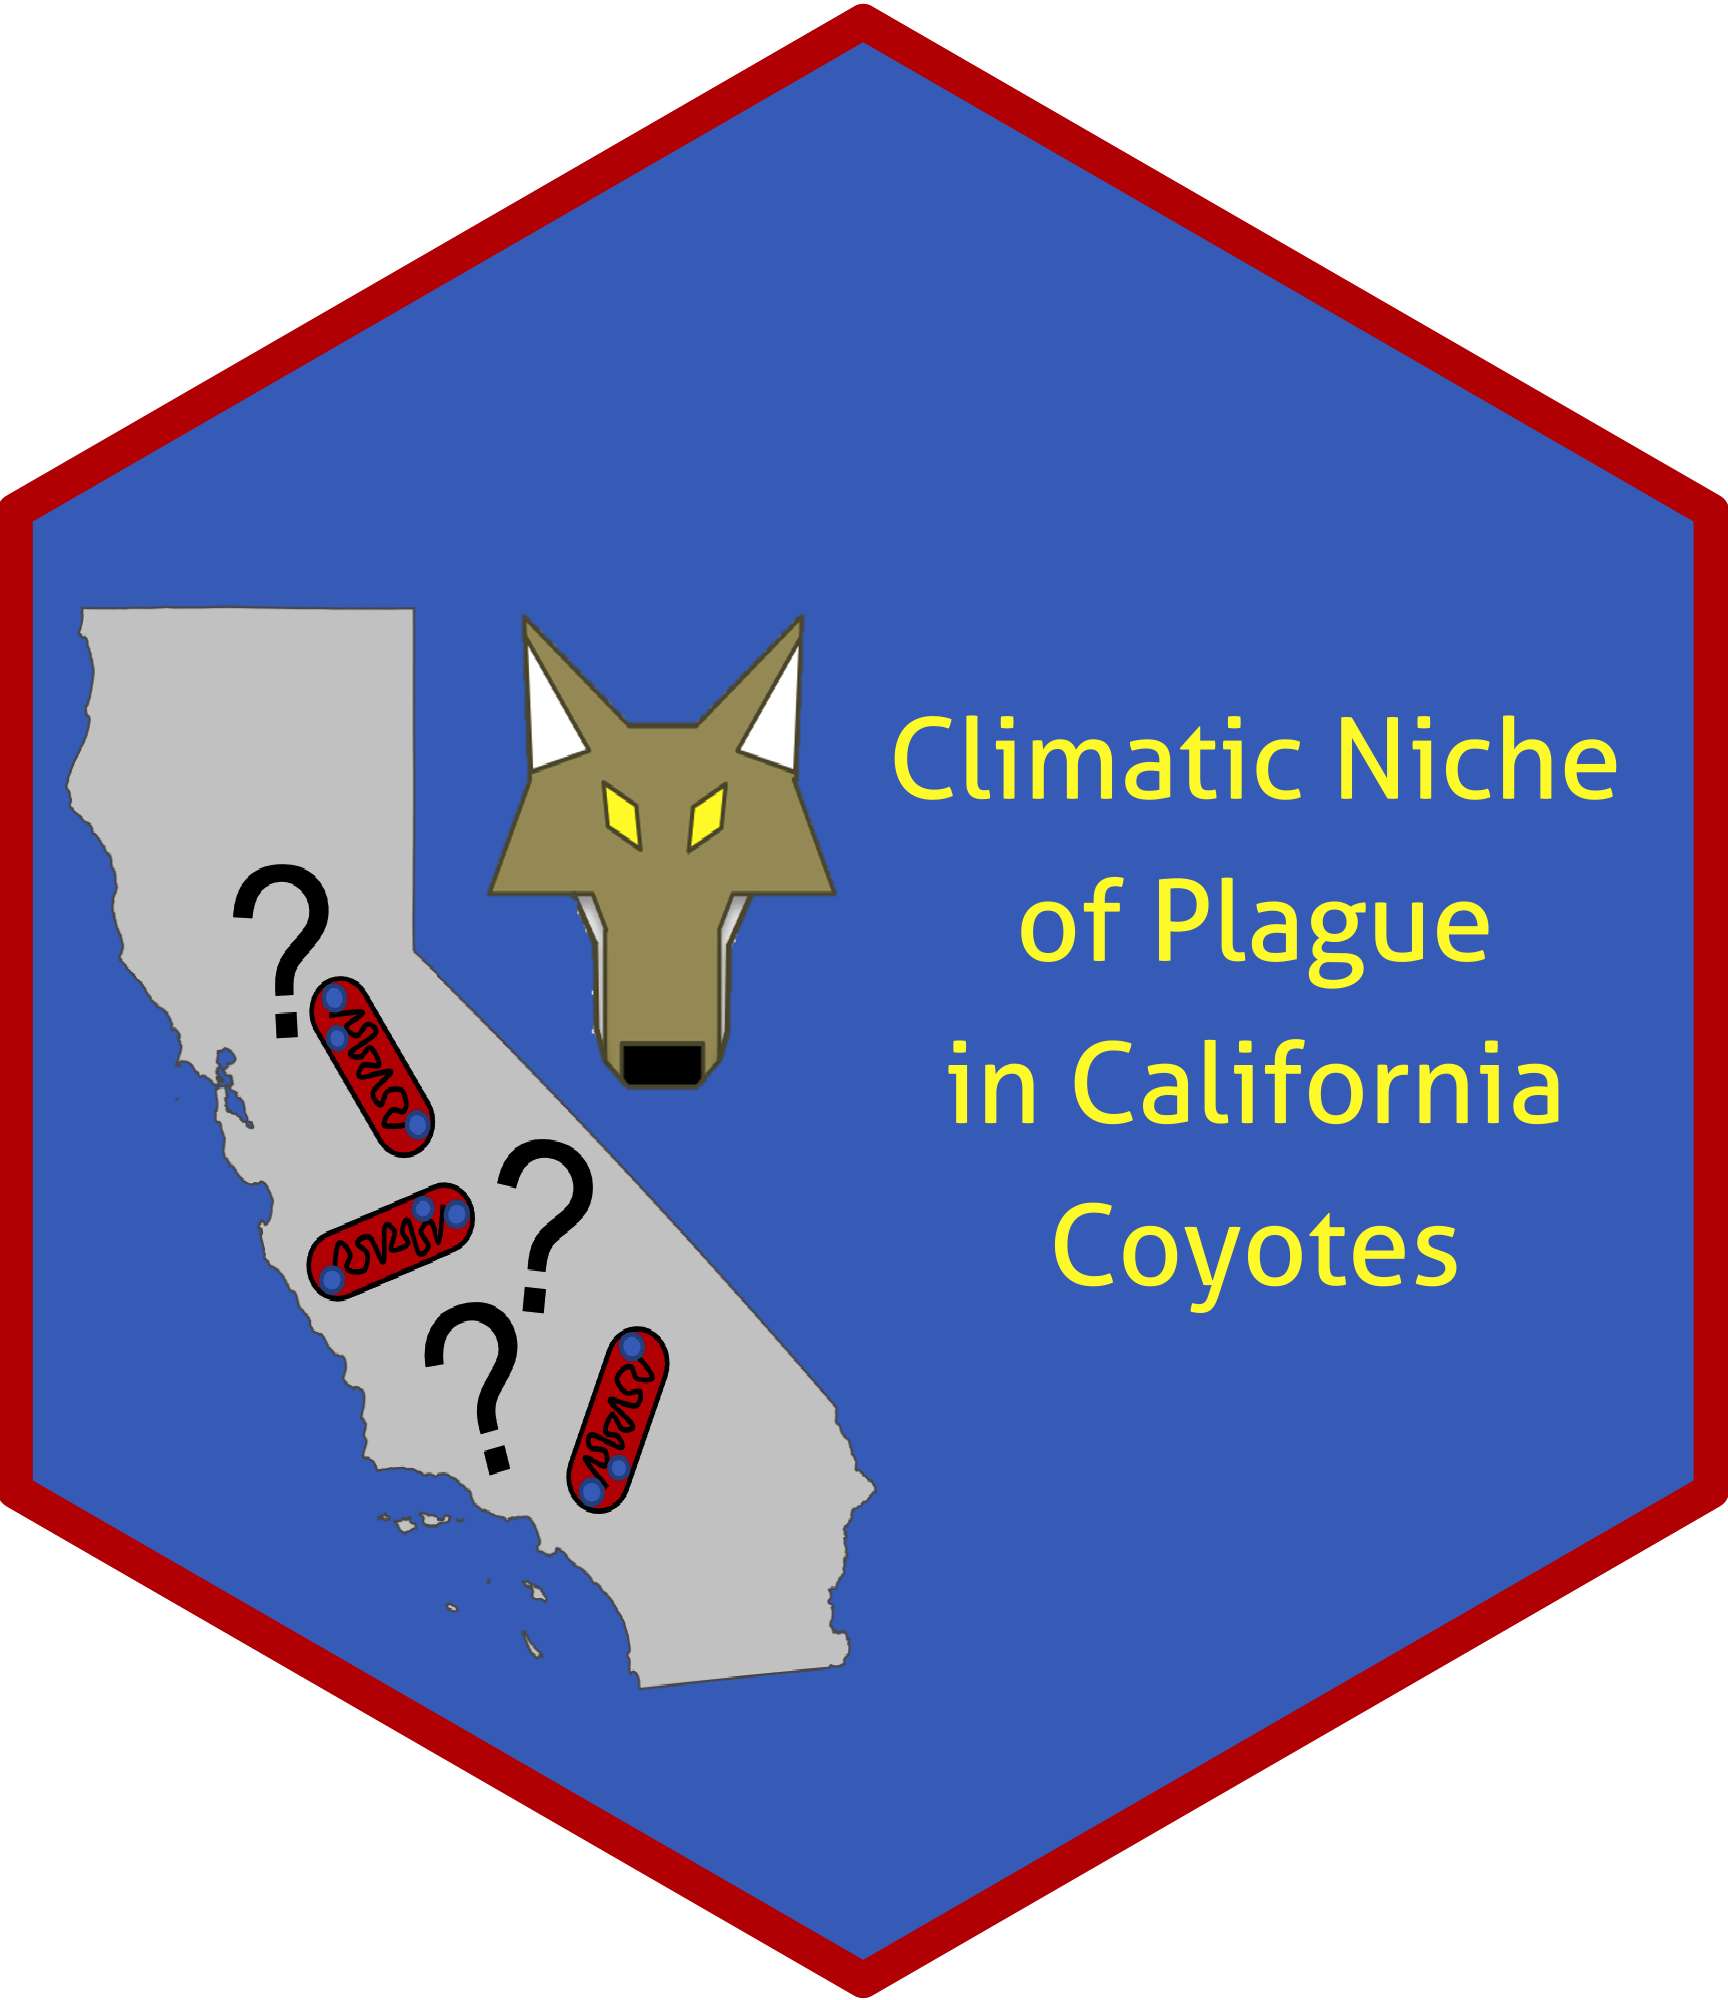

The R source for this figure:
# ----------------------------------------------------------------------------------------------- #
# Hex Sticker for the GitHub Repository idblr/Plague_Coyote_Climate
# ----------------------------------------------------------------------------------------------- #
#
# Created by: Ian Buller, Ph.D., M.A. (GitHub: @idblr)
# Created on: 2022-05-20
#
# Most recently modified by: @idblr
# Most recently modified on: 2024-07-01
#
# Notes:
# A) Uses the 'hexSticker' package
# B) Modified image from a companion manuscript figure
# D) Hex sticker for the GitHub Repository https://github.com/idblr/Plague_Coyote_Climate
# ----------------------------------------------------------------------------------------------- #

# -------- #
# PACKAGES #
# -------- #

loadedPackages <- c('hexSticker', 'sf', 'tigris')
suppressMessages(invisible(lapply(loadedPackages, require, character.only = TRUE)))
options(tigris_use_cache = T)

# ---------------------------------------- #
# GENERATE GEOGRAPHIC COMPONENT OF SUBPLOT #
# ---------------------------------------- # 

shp_state <- suppressMessages(states(year = 2018, class = 'sf', cb = TRUE))
ca_state <- shp_state[shp_state$NAME == 'California', ]
ca <- ggplot() + 
  geom_sf(data = st_geometry(ca_state), fill = 'grey80') +
  theme_void()
ggsave(file.path('hex', 'subplot', 'CA.png'), ca, bg = 'transparent')

# Image file
path_image <- file.path('hex', 'subplot', 'subplot.png')

# -------------------- #
# GENERATE HEX STICKER #
# -------------------- #

s <- sticker(
  subplot = path_image,
  package = 'Climatic Niche\nof Plague\nin California\nCoyotes',
  p_size = 2.85, p_x = 1.4, p_y = 1, p_color = '#FEF733', # title
  s_x = 0.6, s_y = 0.85, s_width = 0.6, s_height = 0.6, # symbol
  h_fill = '#4472C4', # inside
  h_color = '#C00200', # outline
  dpi = 1000, # resolution
  filename = file.path('hex', 'hex.png'),
  white_around_sticker = FALSE
)

# ----------------------------------------- END OF CODE ----------------------------------------- #
